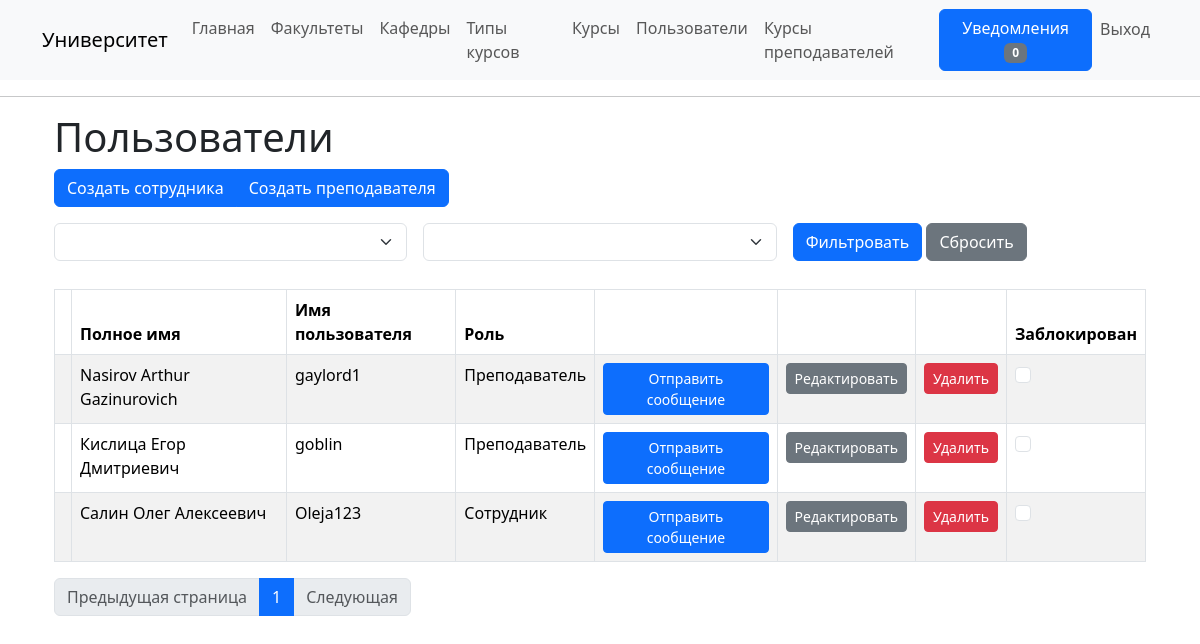
Screenshot of /users (signed in) with the database file from the repository.
### app/models/user.py (models this page shows, shortened)
class User(UserMixin, db.Model):
    id: so.Mapped[int] = so.mapped_column(primary_key=True)
    username: so.Mapped[str] = so.mapped_column(
        sa.String(64), index=True, unique=True)
    full_name: so.Mapped[str] = so.mapped_column(
        sa.String(128))
    password_hash: so.Mapped[Optional[str]] = so.mapped_column(sa.String(256))
    role: so.Mapped[int] = so.mapped_column(sa.Integer, index=True)
    is_fired: so.Mapped[bool] = so.mapped_column(sa.Boolean, index=True, default=False)
    notifications: so.WriteOnlyMapped['Notification'] = so.relationship(
        back_populates='user', passive_deletes=True)
    departments: so.WriteOnlyMapped['Department'] = so.relationship(
        secondary=teachers_departments, primaryjoin=(teachers_departments.c.teacher_id == id), back_populates='teachers', passive_deletes=True)
    courses: so.WriteOnlyMapped['TeacherCourse'] = so.relationship(
        back_populates='teacher', passive_deletes=True)

### app/routes/user_routes.py (the view)
@app.route('/users')
@login_required
@required_role(role=user.ADMIN)
def users():
    page = request.args.get('page', 1, type=int)
    role = request.args.get('role', None, type=int)
    is_fired = request.args.get('is_fired', None, type=str)
    if is_fired == '':
        is_fired=None
    if is_fired is not None and is_fired == 'True':
        is_fired = True
    if is_fired is not None and is_fired == 'False':
        is_fired = False
    users = user_service.get_all_paginated(page, UserDTO(is_fired=is_fired, role=role))
    return render_template('users/users.html', title='Пользователи', users=users)

### app/routes/__init__.py (called while the page is built)
@login.user_loader
def load_user(id):
  return user_service.get_by_id(id)

### app/services/user_service.py (called while the page is built)
def get_all_paginated(page: int, userDTO: UserDTO):
    try:
        query = sa.select(User)
        conditions = []
        if userDTO.role is not None:
            conditions.append(User.role == userDTO.role)
        if userDTO.is_fired is not None:
            conditions.append(User.is_fired == userDTO.is_fired)
        app.logger.info(f"условия {conditions}")
        if conditions:
            query = query.where(sa.and_(*conditions))
        query = query.order_by(User.full_name)
        return db.paginate(query, page=page, per_page=app.config['USERS_PER_PAGE'], error_out=False)
    except Exception as e:
        db.session.rollback()
        app.logger.error(e)
        raise Exception('Неизвестная ошибка')

def get_by_id(id: int):
    try:
        res = db.session.get(User, id)
        if res is None:
            raise ValueError(f'Пользователь с id = {id} не существует')
        return res
    except ValueError as e:
        db.session.rollback()
        app.logger.error(e)
        raise
    except Exception as e:
        db.session.rollback()
        app.logger.error(e)
        raise Exception('Неизвестная ошибка')

### app/templates/users/users.html (shortened to what this page needs)
{% extends "base.html" %}
{% block content %}
    <div class="container">
        <h1>Пользователи</h1>
        <div class="btn-group mb-3" role="group">
            <a class="btn btn-primary" href="{{ url_for('create_admin') }}" role="button">Создать сотрудника</a>
            <a class="btn btn-primary" href="{{ url_for('create_teacher') }}" role="button">Создать преподавателя</a>
        </div>
        <br>
        <form method="get" action="{{ url_for('users') }}" class="mb-1">
            <div class="row g-3">
                <div class="col-md-4">
                    <select name = 'is_fired' class="form-select">
                        <option value="" selected></option>
                        {% if request.args.get('is_fired') == 'True' %}
                            <option value="True" selected> Только заблокированные </option>
                        {% else %}
                            <option value="True"> Только заблокированные </option>
                        {% endif %}
                    </select>
                </div>
                <div class="col-md-4">
                    <select name = 'role' class="form-select">
                        <option value="" selected></option>
                        {% if request.args.get('role') == '0' %}
                            <option value=0 selected> Только сотрудники </option>
                        {% else %}
                            <option value=0> Только сотрудники </option>
                        {% endif %}
                    </select>
                </div>
                <div class="col-md-4">
                    <button type="submit" class="btn btn-primary">Фильтровать</button>
                    <a href="{{ url_for('users') }}" class="btn btn-secondary">Сбросить</a>
                </div>
            </div>
        </form>
        <br>
        <table id="users" class="table table-striped table-bordered" style="width:100%">
            <thead>
                <tr>
                    <th> </th>
                    <th> Полное имя </th>
                    <th> Имя пользователя </th>
                    <th> Роль</th>
                    <th></th>
                    <th></th>
                    <th></th>
                    <th> Заблокирован</th>
                </tr>
            </thead>
            <tbody>
                {% for user in users.items %}
                    <tr id="user{{ user.id }}">
                        <td></td>
                        <td>{{user.full_name}}</td>
                        <td>{{user.username}}</td>
                        <td>{{ 'Сотрудник' if user.role == 0 else 'Преподаватель' }}</td>
                        <td>
                            <button class="btn btn-primary btn-sm not-btn"
                                    data-item-id="{{ user.id }}">
                                Отправить сообщение
                            </button>
                        </td>
                        <td>
                            <a class="btn btn-sm btn-secondary" href="{{ url_for('edit_user', user_id=user.id) }}" role="button">Редактировать</a>
                        </td>
                        <td>
                            <button class="btn btn-danger btn-sm delete-btn"
                                    data-item-id="{{ user.id }}">
                                Удалить
                            </button>
                        </td>
                        <td>
                            {% if user.is_fired %}
                                <input class="form-check-input" type="checkbox" data-item-id="{{ user.id }}" checked>
                            {% else %}
                                <input class="form-check-input" type="checkbox" data-item-id="{{ user.id }}">
                            {% endif %}
                        </td>
                    </tr>
                {% endfor %}
            </tbody>
        </table>
        <ul class="pagination">
            {% if users.has_prev %}
             <li class="page-item"><a class="page-link" href="{{ url_for('users', page=users.prev_num, is_fired=request.args.get('is_fired'),
                role=request.args.get('role')) }}">Предыдущая страница</a></li>
            {% else %}
             <li class="page-item disabled"><span class="page-link">Предыдущая страница</span>
            {% endif %}
             </li>
            {% for page in users.iter_pages(left_edge=2, right_edge=2, left_current=1, right_current=1) %}
            {% if page == users.page %}
             <li class="page-item active"><a class="page-link" href="{{ url_for('users', page=page, is_fired=request.args.get('is_fired'),
                role=request.args.get('role')) }}">{{ page }}</a></li>
            {% elif page %}
             <li class="page-item"><a class="page-link" href="{{ url_for('users', page=page, is_fired=request.args.get('is_fired'),
                role=request.args.get('role')) }}">{{ page }}</a></li>
            {% else %}
             <li class="page-item disabled" id="example_ellipsis"><a href="#" class="page-link">…</a></li>
            {% endif %}
            {% endfor %}
            {% if users.has_next %}
             <li class="page-item"><a class="page-link" href="{{ url_for('users', page=users.next_num, is_fired=request.args.get('is_fired'),
                role=request.args.get('role')) }}">Следующая</a></li>
            {% else %}
             <li class="page-item disabled"><span class="page-link">Следующая</span>
            {% endif %}
        </ul>
    </div>
{% endblock %}

### rows the page displays
User: full_name "Nasirov Arthur Gazinurovich", username "gaylord1", role "Преподаватель"
User: full_name "Кислица Егор Дмитриевич", username "goblin", role "Преподаватель"
User: full_name "Салин Олег Алексеевич", username "Oleja123", role "Сотрудник"

### other values shown
{{ page }} "1"
